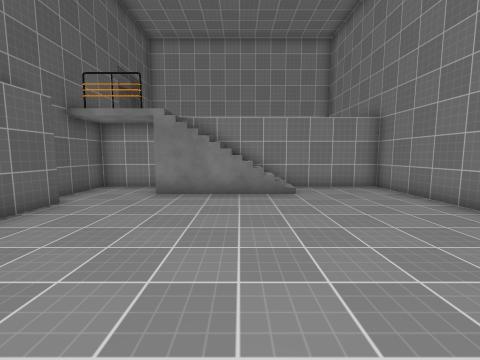
[1] (above)

16 first-person views from a walk through a scene from a Unity 3-D project. The camera is 1.4 m above the floor, tilts 6° down and sees 90° across. The floor is counted in squares, 1 m on a side. Each view is taken from the middle of a square. On the plan, view 1 faces up. The plan holds only what a view shows up to about 13 squares ahead; the rest is blank. The place goes on beyond the plan. The player is left out. Some animated figures are not drawn. Surface patterns are stand-ins for the level's own textures.

[2]
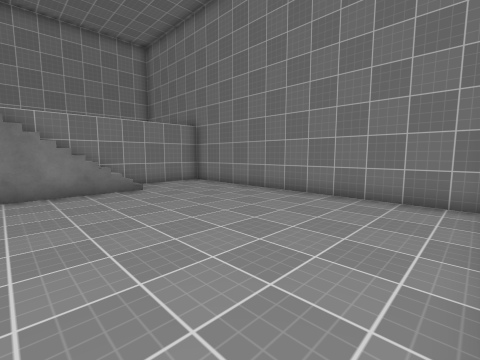

[3]
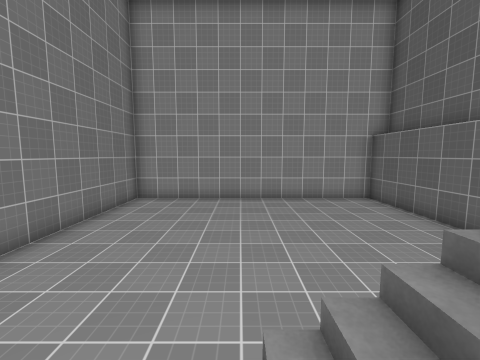

[4]
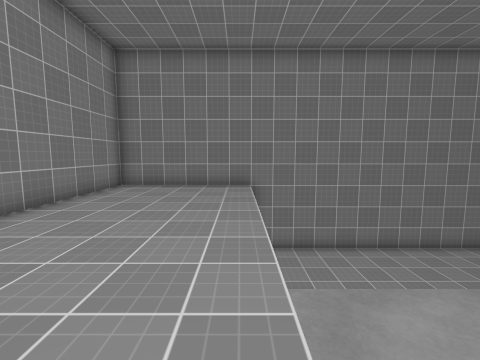

[5]
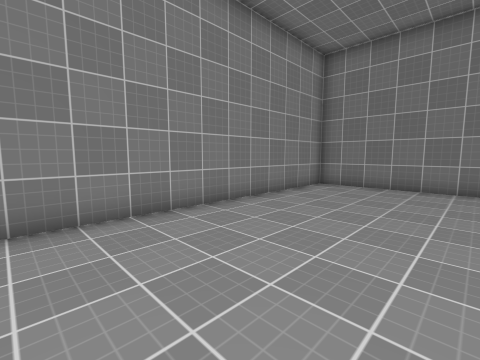

[6]
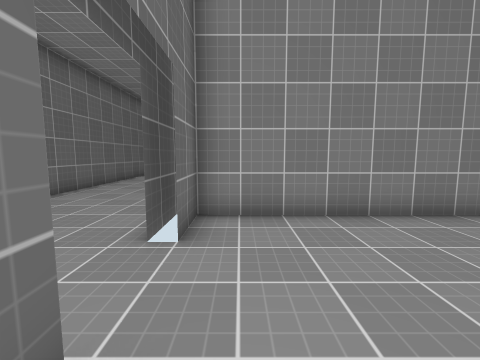

[7]
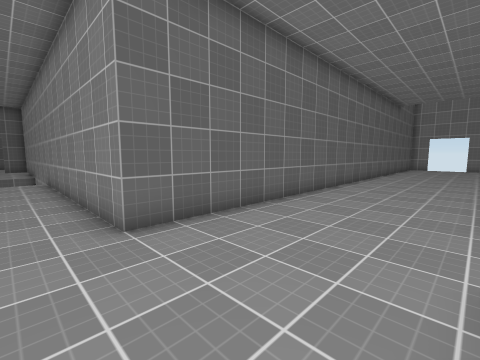

[8]
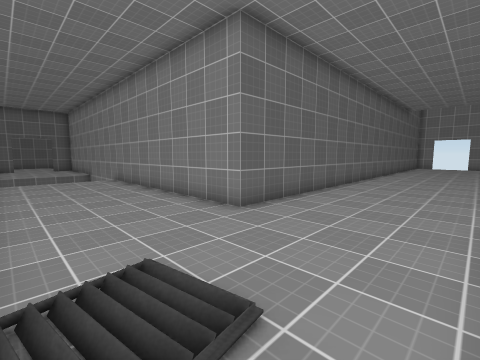

[9]
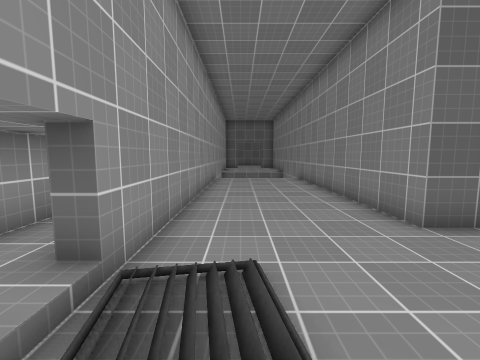

[10]
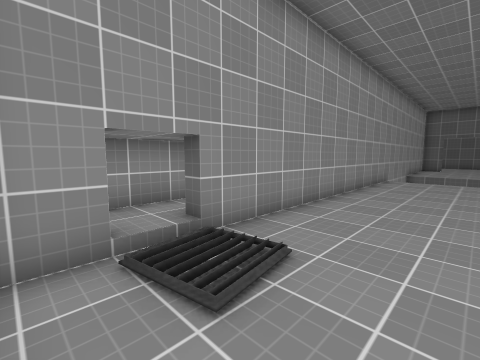

[11]
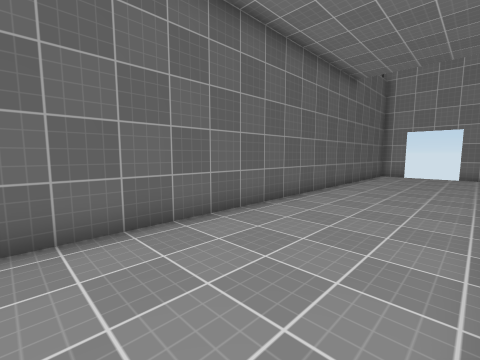

[12]
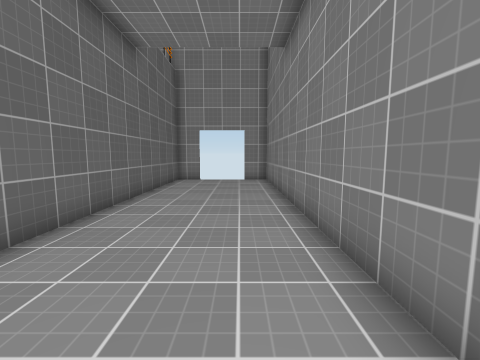

[13]
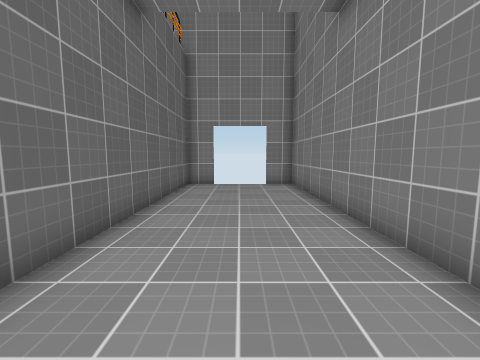

[14]
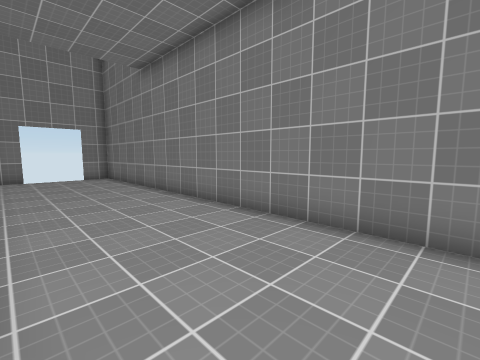

[15]
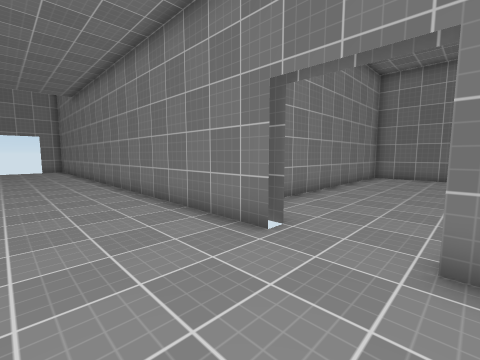

[16]
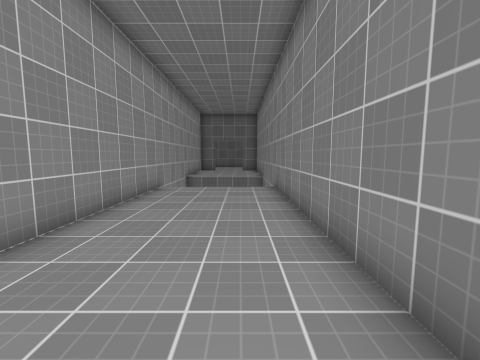

### Floor plan
Key: @ floor where view 1 was taken; # wall or solid block; . main floor; - floor 3 m lower than the main floor; / step, stairs or slope; v drop or lower ground.
Columns run from 24 left of view 1 to 6 right of it. Each row starts with its distance up from view 1.
 36             ##   ##
 35             #.....#
 34             #.....#
 33             #.....#
 32             #.....#
 31             #.....#
 30             #.....#
 29             #.....#
 28             #.....#
 27             #.....#
 26             #.....#
 25             #.....#
 24             #.....#
 23             #.....#
 22             #.....#
 21             #.....#
 20             #.....#
 19             #.....#
 18             #.....#
 17             #.....#############
 16             #.....#...........#
 15             #.....#...........#
 14             #.................#
 13             #.................#
 12             #.....#...........#
 11 #############.....#. .........#
 10    ...............#--//////---#
  9    ...............#--//////---#
  8    ...............#-----------#
  7    ............//.##----------#
  6 vvv............##.##----------#
  5   ##################----------#
  4                    #----------#
  3                    #----------#
  2                    #----------#
  1                    #----------#
  0                    #----@-----#
 -1                    #----------#
 -2                    ############

Positions as (right, up) in squares from view 1, and headings:
1: (0, 0), facing up
2: (-2, -1), facing up-right
3: (1, 10), facing down
4: (-5, 11), facing right
5: (-5, 11), facing up-right
6: (-5, 11), facing up
7: (-7, 9), facing up-left
8: (-7, 6), facing up-left
9: (-7, 7), facing left
10: (-7, 9), facing down-left
11: (-7, 18), facing up-left
12: (-8, 22), facing up
13: (-9, 24), facing up
14: (-11, 20), facing up-right
15: (-10, 12), facing up-right
16: (-11, 9), facing left
